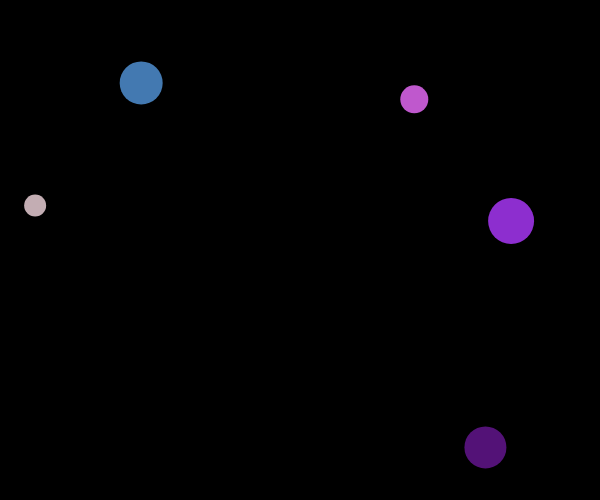
Frame 1 (no input)
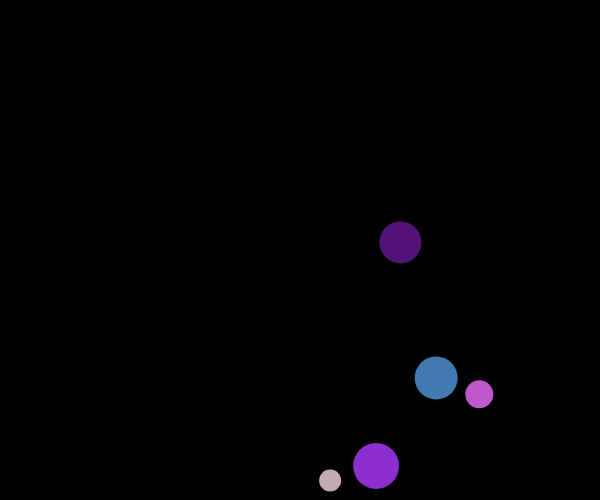
Frame 60 (no input)
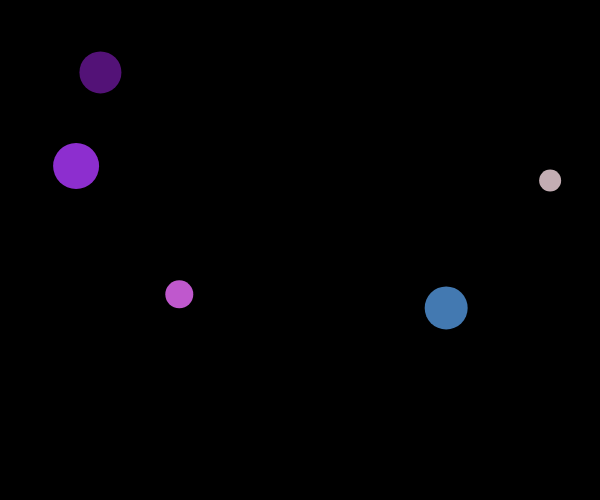
Frame 120 (the mouse pressed at the canvas centre since frame 60)

The p5.js sketch that drew these frames (run headless with seeded random() and noise() and a simulated clock; from frame 60 on, the mouse is pressed at the canvas centre):

// p5.js sketch
// ── sketch.js
function setup() {
    createCanvas(600, 500);
    background(0);

    ball1 = new Ball(random(580), random(480), color(int(random(0, 256)), int(random(0,256)), int(random(0,256))), int(random(20, 50)) );
    ball2 = new Ball(random(580), random(480), color(int(random(0, 256)), int(random(0,256)), int(random(0,256))), int(random(20, 50)) );
    ball3 = new Ball(random(580), random(480), color(int(random(0, 256)), int(random(0,256)), int(random(0,256))), int(random(20, 50)) );
    ball4 = new Ball(random(580), random(480), color(int(random(0, 256)), int(random(0,256)), int(random(0,256))), int(random(20, 50)) );
    ball5 = new Ball(random(580), random(480), color(int(random(0, 256)), int(random(0,256)), int(random(0,256))), int(random(20, 50)) );
}

function draw() {
    background(0);
    ball1.drawShape();
    ball1.move();

    ball2.drawShape();
    ball2.move();

    ball3.drawShape();
    ball3.move();

    ball4.drawShape();
    ball4.move();

    ball5.drawShape();
    ball5.move();
}

function Ball(x, y, color, size) {
    this.x = x;
    this.y = y;
    this.color = color;
    this.size = size;
    this.xDirection = true;
    this.yDirection = true;

    this.drawShape = function () {
        noStroke();
        fill(this.color);
        ellipse(this.x, this.y, this.size, this.size);
    };

    this.move = function () {
        if (this.xDirection) {
            this.x += 5;
        } else {
            this.x -= 5;
        }

        if (this.yDirection) {
            this.y += 5;
        } else {
            this.y -= 5;
        }

        if ((this.x >= 590) && (this.xDirection)) {
            this.xDirection = false;
        } else if ((this.x <= 10) && (!this.xDirection)) {
            this.xDirection = true;
        }

        if ((this.y >= 490) && (this.yDirection)) {
            this.yDirection = false;
        } else if ((this.y <= 10) && (!this.yDirection)) {
            this.yDirection = true;
        }
    }
}
